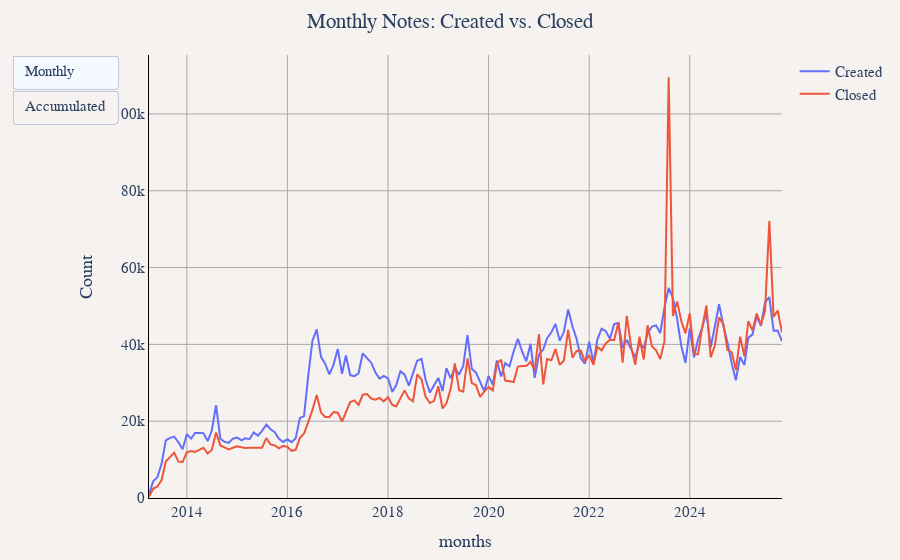

The cell this chart's notebook holds for it:
### Markdown cell above
## Monthly Notes Activity

### Code cell
df_long = duckdb.sql("""
WITH notes_created AS (
    SELECT
        YEAR(created_at) as year,
        MONTH(created_at) as month,
        COUNT(*) as created_count
    FROM '../notes_data/*.parquet'
    GROUP BY year, month
),
notes_closed AS (
    SELECT
        YEAR(closed_at) as year,
        MONTH(closed_at) as month,
        COUNT(*) as closed_count
    FROM '../notes_data/*.parquet'
    WHERE closed_at IS NOT NULL
    GROUP BY year, month
),
all_metrics AS (
    -- This CTE calculates both monthly and accumulated values in one place
    SELECT
        CONCAT(nc.year, '-', LPAD(CAST(nc.month as VARCHAR), 2, '0')) as months,
        nc.created_count,
        COALESCE(ncl.closed_count, 0) as closed_count,
        SUM(nc.created_count) OVER (ORDER BY nc.year, nc.month) as accumulated_created,
        SUM(COALESCE(ncl.closed_count, 0)) OVER (ORDER BY nc.year, nc.month) as accumulated_closed
    FROM notes_created nc
    LEFT JOIN notes_closed ncl ON nc.year = ncl.year AND nc.month = ncl.month
)
-- Reshape all metrics into a single long-format table with a 'Chart' column for filtering
SELECT months, created_count as "Count", 'Monthly' as "Chart", 'Created' as "Type" FROM all_metrics
UNION ALL
SELECT months, closed_count as "Count", 'Monthly' as "Chart", 'Closed' as "Type" FROM all_metrics
UNION ALL
SELECT months, accumulated_created as "Count", 'Accumulated' as "Chart", 'Created' as "Type" FROM all_metrics
UNION ALL
SELECT months, accumulated_closed as "Count", 'Accumulated' as "Chart", 'Closed' as "Type" FROM all_metrics
ORDER BY months, "Chart", "Type"
""").df()

# Filter the single DataFrame for each chart
df_monthly = df_long[df_long["Chart"] == "Monthly"]
df_accumulated = df_long[df_long["Chart"] == "Accumulated"]

util.show_figure(
    [
        util.FigureConfig(
            title="Monthly Notes: Created vs. Closed",
            label="Monthly",
            x_col="months",
            y_col="Count",
            group_col="Type",
            query_or_df=df_monthly,
            trace_names=["Created", "Closed"],
        ),
        util.FigureConfig(
            title="Accumulated Notes: Created vs. Closed",
            label="Accumulated",
            x_col="months",
            y_col="Count",
            group_col="Type",
            query_or_df=df_accumulated,
            trace_names=["Created", "Closed"],
        ),
    ]
)

### Figure 1 — Plotly figure (JSON) as saved in the notebook; plotly's stock layout.template omitted (floating-point values rounded to 4 significant figures; data arrays with more than 128 entries replaced by an {"elided": "..."} marker saying what was removed)
{"data": [{"hovertemplate": "Created<br>%{x}<br>%{y:,} Count<extra></extra>", "name": "Created", "type": "scatter", "visible": true, "x": {"elided": "152 str values"}, "y": {"elided": "152 float values"}}, {"hovertemplate": "Closed<br>%{x}<br>%{y:,} Count<extra></extra>", "name": "Closed", "type": "scatter", "visible": true, "x": {"elided": "152 str values"}, "y": {"elided": "152 float values"}}, {"hovertemplate": "Created<br>%{x}<br>%{y:,} Count<extra></extra>", "name": "Created", "type": "scatter", "visible": false, "x": {"elided": "152 str values"}, "y": {"elided": "152 float values"}}, {"hovertemplate": "Closed<br>%{x}<br>%{y:,} Count<extra></extra>", "name": "Closed", "type": "scatter", "visible": false, "x": {"elided": "152 str values"}, "y": {"elided": "152 float values"}}], "layout": {"barmode": "stack", "font": {"family": "Times", "size": 15}, "margin": {"b": 55, "l": 55, "r": 55, "t": 55}, "paper_bgcolor": "#f5f2f0", "plot_bgcolor": "#f5f2f0", "title": {"text": "Monthly Notes: Created vs. Closed", "x": 0.5}, "updatemenus": [{"buttons": [{"args": [{"visible": [true, true, false, false]}, {"title.text": "Monthly Notes: Created vs. Closed", "xaxis.title.text": "months", "yaxis.title.text": "Count"}], "label": "Monthly", "method": "update"}, {"args": [{"visible": [false, false, true, true]}, {"title.text": "Accumulated Notes: Created vs. Closed", "xaxis.title.text": "months", "yaxis.title.text": "Count"}], "label": "Accumulated", "method": "update"}], "type": "buttons"}], "xaxis": {"gridcolor": "darkgray", "linecolor": "black", "showgrid": true, "tickcolor": "black", "title": {"text": "months"}, "zerolinecolor": "darkgray"}, "yaxis": {"gridcolor": "darkgray", "linecolor": "black", "rangemode": "tozero", "showgrid": true, "tickcolor": "black", "title": {"text": "Count"}, "zerolinecolor": "darkgray"}}}
